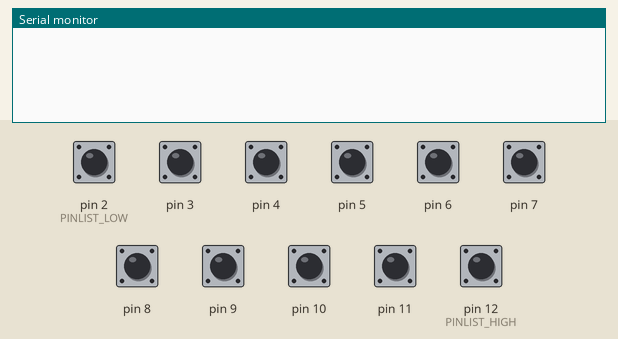
The sketch below on a simulated Arduino Uno, built with avr-gcc and run on an emulated ATmega328P. Parts: the last lines printed to the serial monitor. The test bench sets the inputs (shaded band); at power-on: pin 2 (PINLIST_LOW), pin 3–11, pin 12 (PINLIST_HIGH) HIGH.

Above: at 1.2 s.
1.3 s: pin 2 (PINLIST_LOW) pulled LOW for 0.15 s
At 1.8 s:
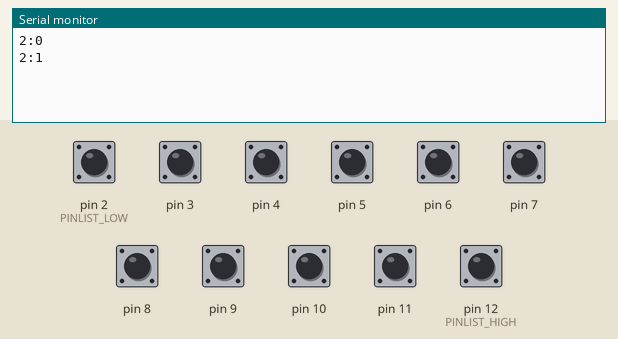
2.9 s: pin 3 pulled LOW for 0.15 s
At 4.2 s:
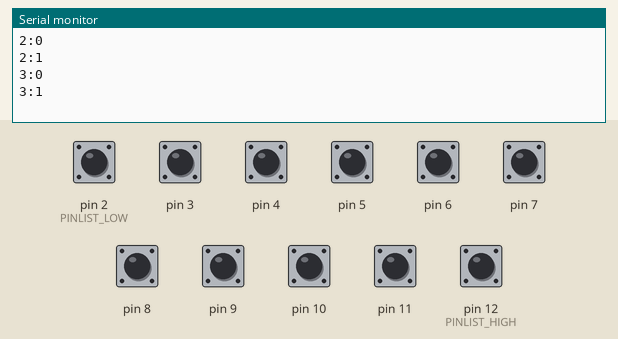
4.5 s: pin 4 pulled LOW for 0.15 s
At 5.5 s:
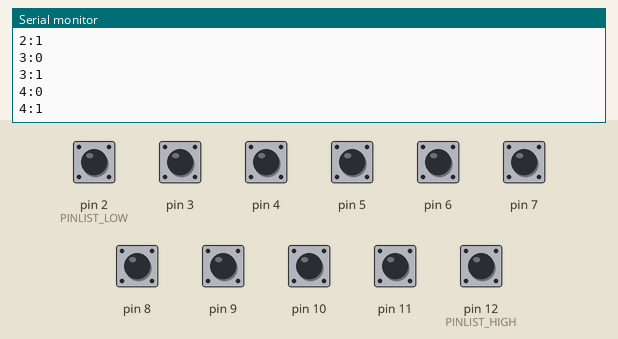
6.1 s: pin 5 pulled LOW for 0.15 s
At 6.7 s:
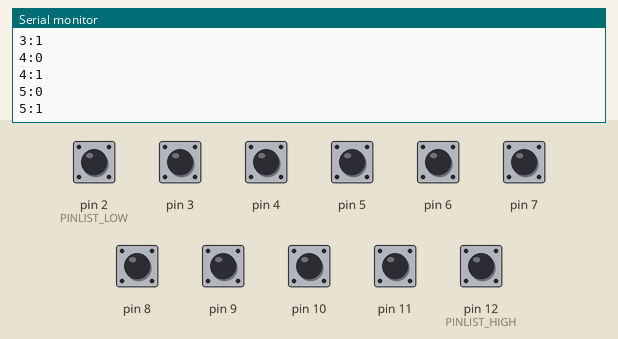
7.7 s: pin 6 pulled LOW for 0.15 s
At 9.0 s:
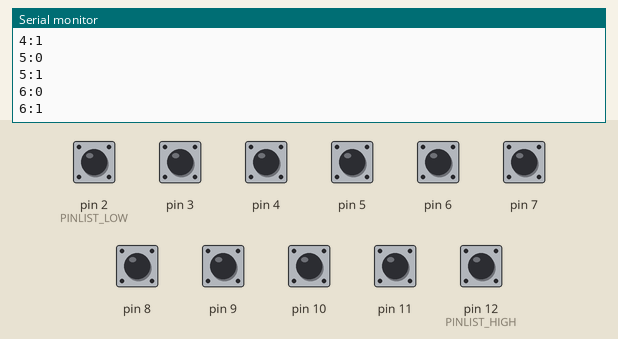
9.3 s: pin 7 pulled LOW for 0.15 s
At 10.3 s:
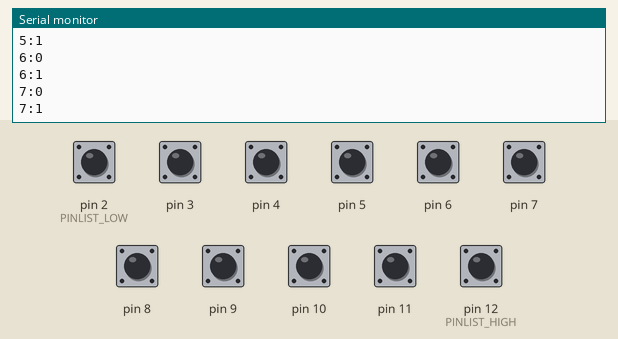
Timing chart, 0 to 11.9 s (numbered marks = the images above; inputs shaded):
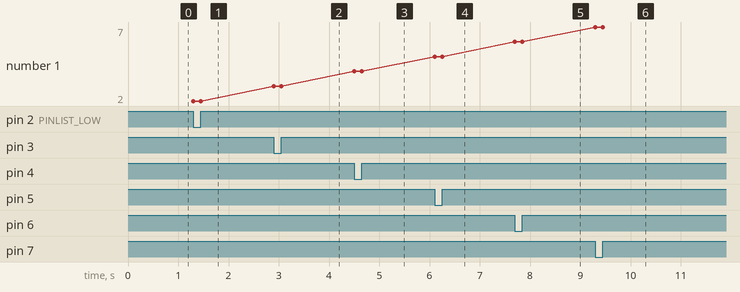

The sketch:

BoxOButtons.ino
```cpp
//Use digital IO pins 2 to 12.
//0 and 1 are used by the serial port. 13 is used for an LED.
#define PINLIST_LOW  2
#define PINLIST_HIGH  12
#define DEBOUNCETIME_MILLISECONDS  10

int currentState[PINLIST_HIGH +1];
unsigned long timeOfLastStateChange[PINLIST_HIGH +1];

int state = HIGH;

void setup() {
  Serial.begin(115200);
  for (byte pin = PINLIST_LOW; pin <= PINLIST_HIGH; pin = pin + 1) {
    pinMode(pin, INPUT_PULLUP);
    currentState[pin] = digitalRead(pin);
    timeOfLastStateChange[pin] = millis()-DEBOUNCETIME_MILLISECONDS;
  }
}

void loop() {
  for (byte pin = PINLIST_LOW; pin <= PINLIST_HIGH; pin = pin + 1) {
    state = digitalRead(pin);
    if (millis() - timeOfLastStateChange[pin] >= (unsigned long)DEBOUNCETIME_MILLISECONDS){
      if (state != currentState[pin]) {
        currentState[pin] = state;
        Serial.println(String(pin) + ":" + String(currentState[pin]));
        timeOfLastStateChange[pin] = millis();
      }
    }
  }
}
```

Measured:
- after the input at 1.3 s, the serial monitor: prints a new line at once (image 1)
- after the input at 2.9 s, the serial monitor: prints a new line at once (image 2)
- after the input at 4.5 s, the serial monitor: prints a new line at once (image 3)
- after the input at 6.1 s, the serial monitor: prints a new line at once (image 4)
- after the input at 7.7 s, the serial monitor: prints a new line at once (image 5)
- after the input at 9.3 s, the serial monitor: prints a new line at once (image 6)
- plotted number 1: 2 → 3 after the input at 2.9 s, 3 → 4 after the input at 4.5 s, 4 → 5 after the input at 6.1 s, 5 → 6 after the input at 7.7 s, 6 → 7 after the input at 9.3 s
